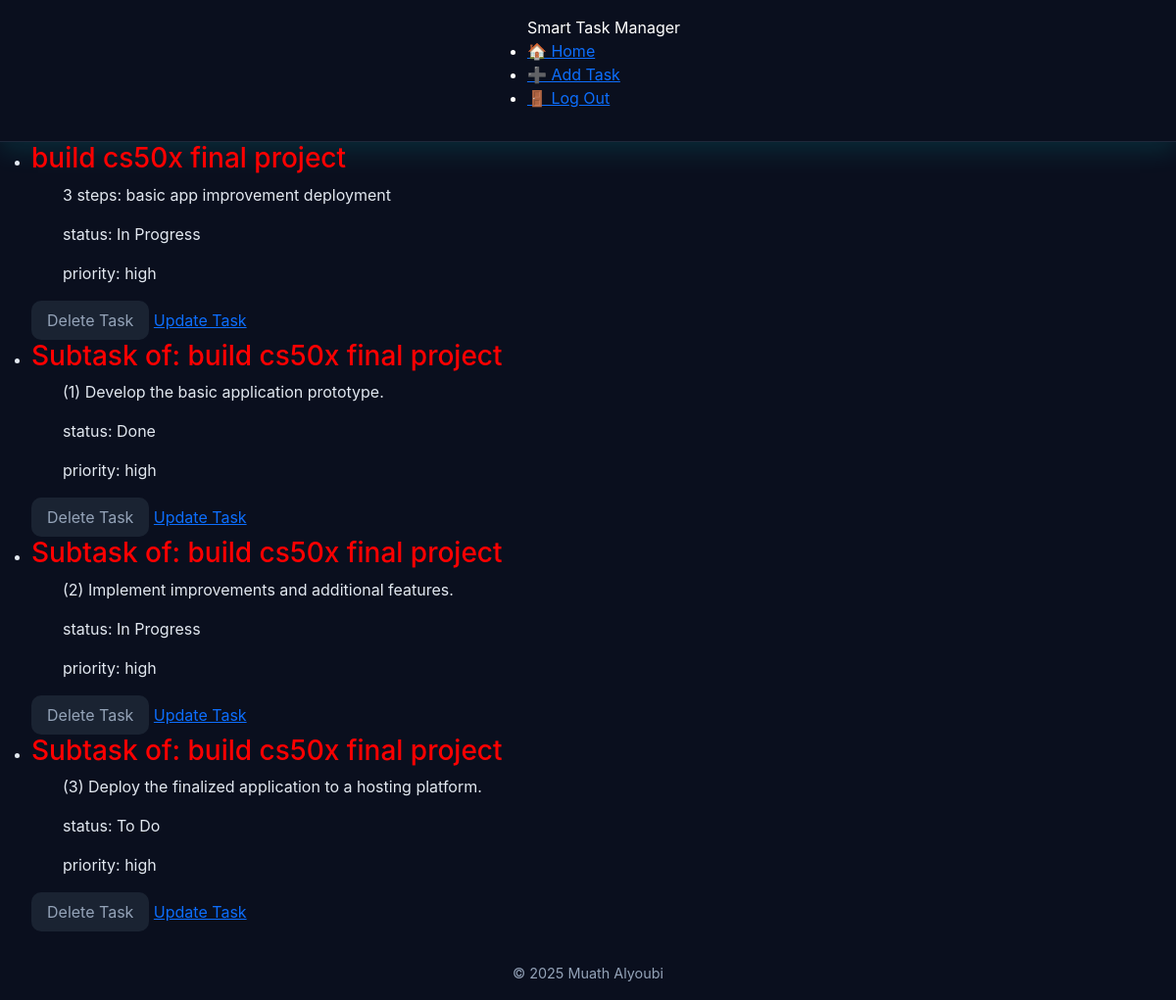
The app's page /tasks (signed in) with its own data.
### tables this page shows
CREATE TABLE tasks(
                id INTEGER PRIMARY KEY AUTOINCREMENT NOT NULL,
                title TEXT NOT NULL,
                user_id INTEGER NOT NULL,
                description TEXT,
                status TEXT NOT NULL DEFAULT 'To Do',
                created_at TIMESTAMP DEFAULT CURRENT_TIMESTAMP, 
                priority TEXT NOT NULL, 
                due_date DATE, parent_id INTEGER DEFAULT NULL,  
                FOREIGN KEY (user_id) REFERENCES "users_old"(id) ON DELETE CASCADE
                );

### app.py (the view)
@app.route("/tasks")
@login_required
def tasks():
    tasks =  get_tasks_by_user(session["user_id"])
    subtasks = get_subtasks(session["user_id"])
    return render_template("tasks.html", tasks=tasks,  subtasks=subtasks)

### db.py (called while the page is built)
def get_db():
    if "db" not in g:
        g.db = sqlite3.connect(
            DATABASE,
            detect_types=sqlite3.PARSE_DECLTYPES,
            check_same_thread=False
        )
        g.db.row_factory = sqlite3.Row
    return g.db

def get_tasks_by_user(user_id):
    db = get_db()
    return db.execute(
        f"""SELECT * FROM tasks WHERE user_id = ? {oredr_state}
        """,(user_id,)).fetchall()

def get_subtasks(user_id):
    db = get_db()
    return db.execute(
        "SELECT * FROM tasks WHERE user_id = ? AND parent_id IS NOT NULL ORDER BY parent_id",
        (user_id,)).fetchall()

### helpers.py (called while the page is built)
def login_required(f):
    @wraps(f)
    def decorated_function(*args, **kwargs):
        if session.get("user_id") is None:
            return redirect(url_for('login', next=request.url))
        return f(*args, **kwargs)
    return decorated_function

### templates/tasks.html (shortened to what this page needs)
{% extends "layout.html" %}
{% block body %}
    <main>
        <section id="tasks">
            <ul>
                {% for task in tasks %}
                    {% if task.parent_id is none %}
                        <li>
                            <h3 style="color: red;">{{ task.title }}</h3>
                            <ul>
                                <p>{{ task.description }}</p>
                                <p>status: {{ task.status }}</p>
                                <p>priority: {{ task.priority }}</p>
                            </ul>
                                {% set ns = namespace(printed=false) %}
                            <button onclick="deleteTask('{{ task.id }}')" id="delete-task">Delete Task</button>
                            <a href="{{ url_for('editTask', id=task.id) }}" id="update-task">Update Task</a>
                        </li>
                    {% endif %}
                {% endfor %}
            </ul>
        </section>
    </main>
{% endblock %}

### static/css/theme.css (style rules this page uses)
:root { --primaray-color: #00b4d8; --secondary-color: #0f172a; --accent-color: #0ea5e9; --success-color: #22c55e; --warning-color: #facc15; --danger-color: #ef4444; --general-color: #64748b; --back-main: #0a0f1e; --back-card: #273242; --back-nav: #0a1126; --back-button: #1A2332; --back-control: #132743; --backCol-todo: linear-gradient(135deg, #083b4f, #0f5670); --backCol-progress: linear-gradient(135deg, #6f5610, #9a6a12); --backCol-done: linear-gradient(135deg, #0d4b33, #177044); --border-todo: #3b82f6; --border-progress: #f59e0b; --border-done: #10b981; --text-main: #e2e8f0; --text-light: #ffffff; --text-gray: #94a3b8; --border-color: #1e293b; --search-border: rgba(255,255,255,0.09); --shadow-strong: 0 8px 25px rgba(0, 255, 255, 0.12); --shadow-soft: 0 4px 10px rgba(0, 255, 255, 0.06); --shadow-title: 0 8px 25px rgba(0, 255, 255, 0.25); --radius-large: 14px; --radius-medium: 10px; --radius-small: 6px; --trans-fast: 0.2s ease-in-out; --trans-med: 0.4s ease-in-out; --primary-gradient: linear-gradient(145deg, #00b4d8, #0ea5e9); --nav-gradient: linear-gradient(145deg, #0a1126, #0f1b35); --card-gradient: linear-gradient(145deg, #0f172a, #1e293b); --back-update: #1E2F45; --update-border-hover: #2C3F58; --back-delete: #2A1E22; --delete-border-hover: #3A262B; --back-generate: #241E2C; --generate-border-hover: #31263C; --text-under-btn: #D6E0EA; --border-under-btn: #233040; --back-next-task: #0E3440; --next-task-border-hover: #104350; --back-summarize: #3D3112; --summarize-border-hover: #4A3C17; --back-refresh: #123826; --refresh-border-hover: #17482F; --back-selected: #1A2532; --border-selected: #00C3FF; --border-form: #509fa2; --button-form: #368d90; }
* { margin: 0; padding: 0; box-sizing: border-box; }
html, body { font-family: "Inter", "Segoe UI", Roboto, sans-serif; background-color: var(--back-main); color: var(--text-main); margin: 0; height: 100%; display: flex; flex-direction: column; transition: background-color var(--trans-med); }
button { background-color: var(--back-button); color: var(--text-gray); border: 1px soft var(--border-color); border-radius: var(--radius-medium); padding: 0.5rem 1rem; cursor: pointer; transition: background-color var(--trans-fast), transform var(--trans-fast); }

### records on screen
tasks: title "build cs50x final project", description "3 steps: basic app improvement deployment", status "In Progress", priority "high"
tasks: title "Subtask of: build cs50x final project", description "(1) Develop the basic application prototype.", status "Done", priority "high"
tasks: title "Subtask of: build cs50x final project", description "(2) Implement improvements and additional features.", status "In Progress", priority "high"
tasks: title "Subtask of: build cs50x final project", description "(3) Deploy the finalized application to a hosting platform.", status "To Do", priority "high"
